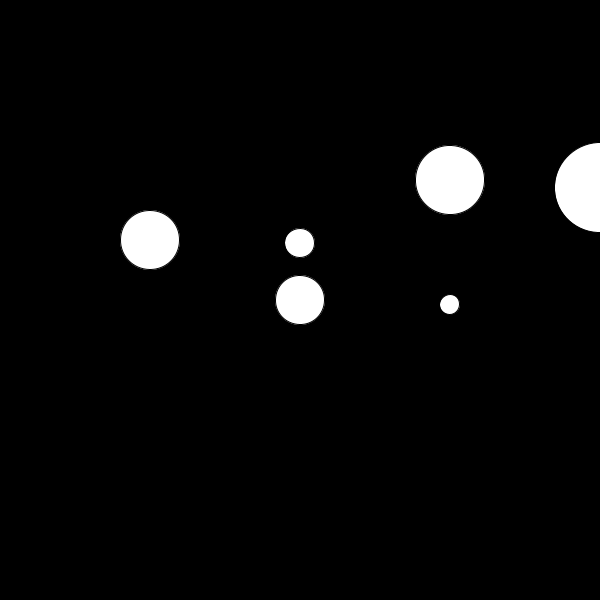
Frame 1 (no input)
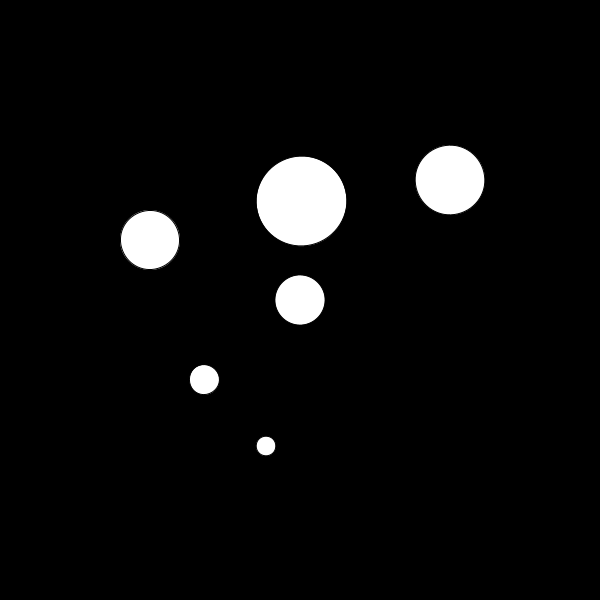
Frame 60 (the mouse pressed at the canvas centre just before this capture)
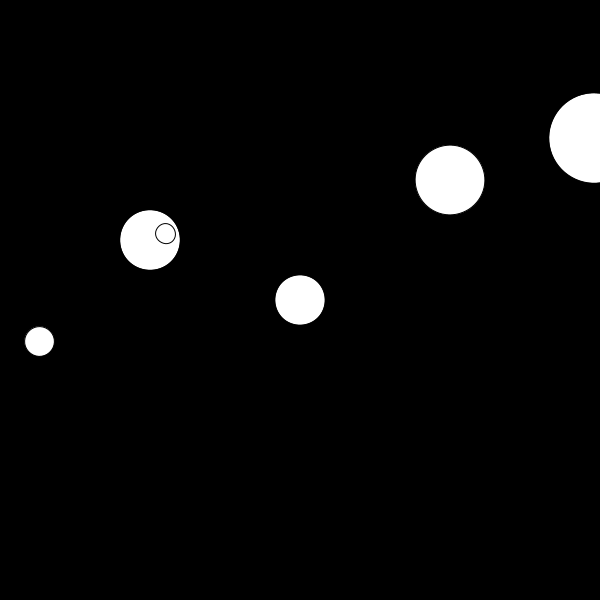
Frame 120 (the mouse held since frame 60 and released just before this capture)

The Processing sketch that drew these frames (run headless with seeded random() and noise(); from frame 60 on, the mouse is pressed at the canvas centre):

// Processing sketch: W14_03
// ── W14_03.pde
// this code draws an system where one ellipse rotates around another.
// replace this drawing code with a function that can be used to 
// draw the system repeatedly, like "drawSystem()". It should
// take arguments that allow parameters of the system to be customized,
// like the distance between each ellipse, the speed of rotation, and 
// the size of the ellipses.
// use your function to draw the system multiple times in the sketch
// as seen in the example gif.


void setup() {
  size(600, 600);
}

void draw() {
  background(0);
  drawSystem(width*0.25, height*0.4, .02, 60, 30 );
  drawSystem(width*0.5, height*0.5, .03, 50, 20);
  drawSystem(width*0.75, height*0.3, .05, 70, 90);

}

void drawSystem(float x, float y, float speed, float size1, float size2){
  pushMatrix();
  translate(x, y);
  rotate(frameCount * speed);
  ellipse(0, 0, size1, size1);

  pushMatrix();
  translate(150, 0);
  ellipse(0, 0, size2, size2);
  popMatrix();
  
  popMatrix();
}
